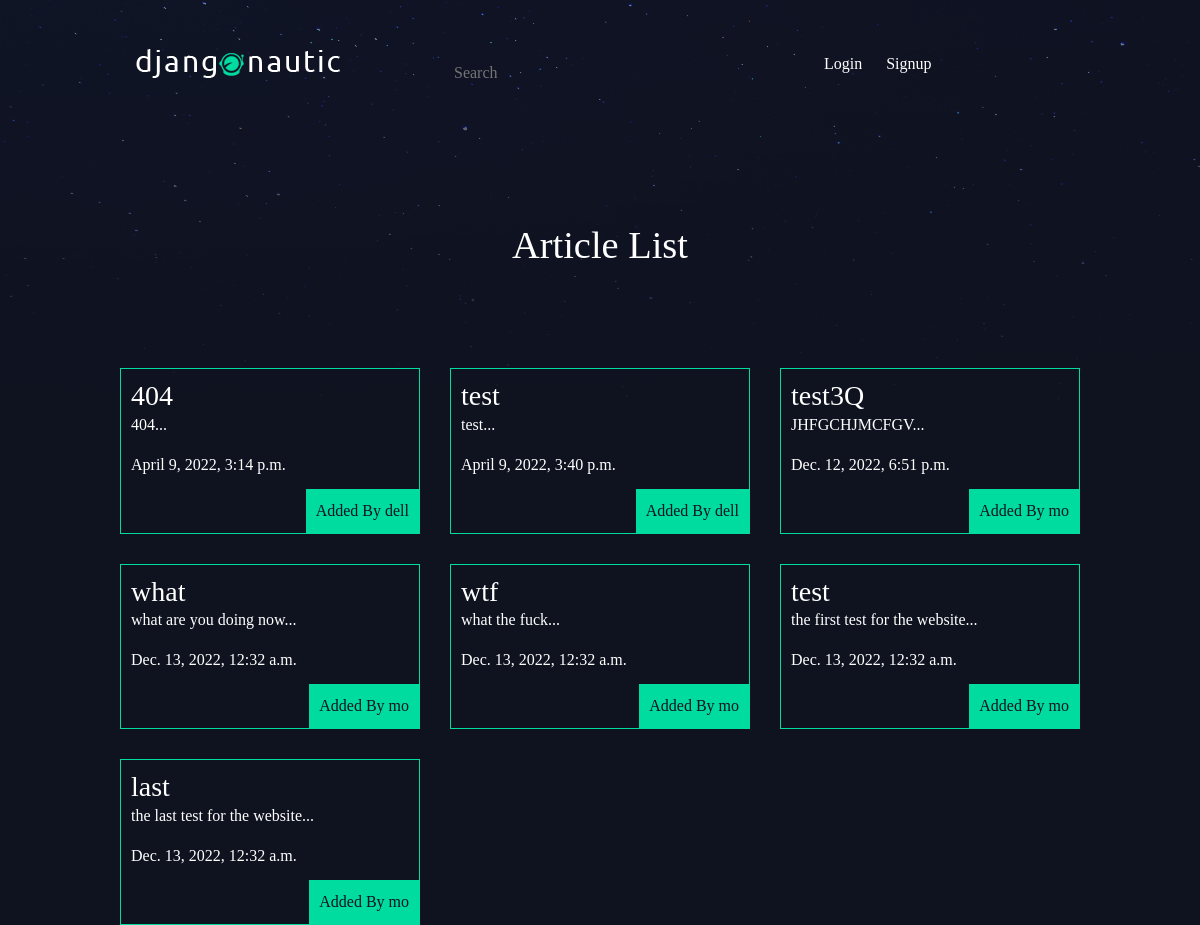
Before: / with the older database file.
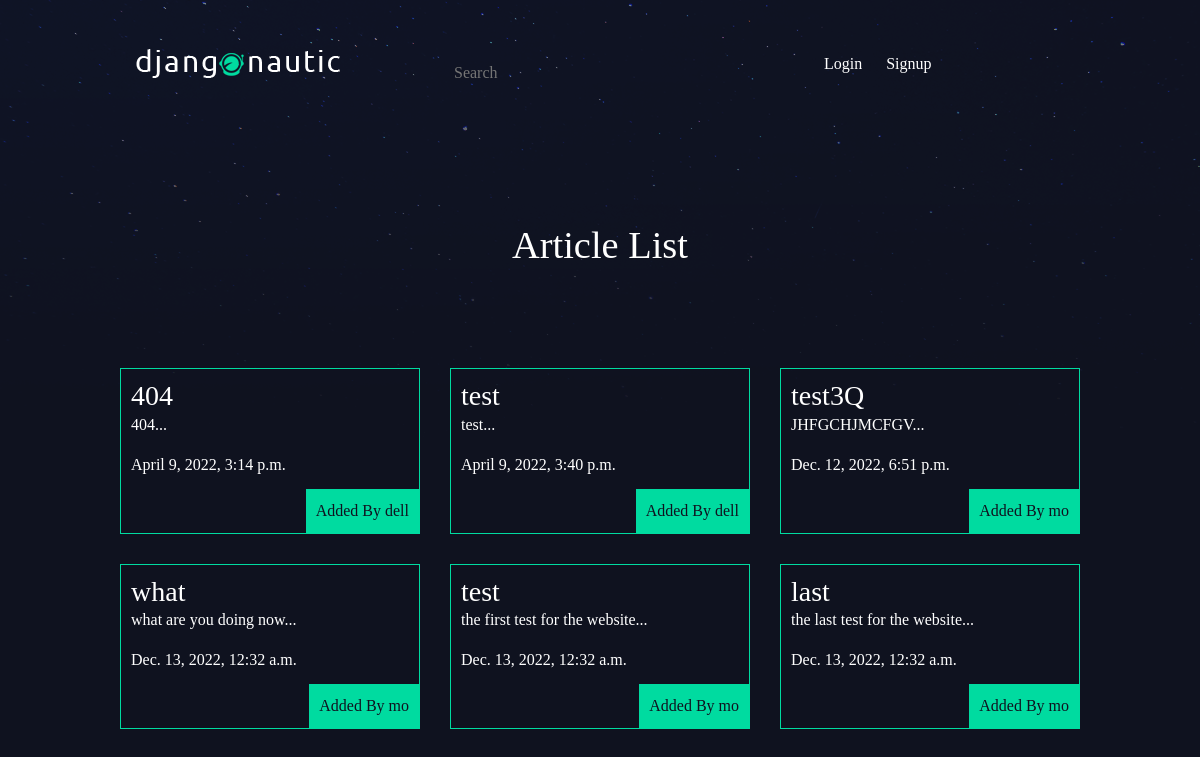
After: the same page with the newer database file.
### Articels/models.py (models this page shows, shortened)
class Article(models.Model):
    title = models.CharField(max_length=100)
    body = models.TextField()
    thumb = models.ImageField(default='default.png', blank=True, upload_to='media')
    date = models.DateTimeField(default=timezone.now())
    author = models.ForeignKey(User, on_delete=models.CASCADE, default=None)
    objects = ArticleManager()
    def snippet(self):
        return self.body[:50] + "..."
    def get_absolute_url(self):
        return reverse("articles:detail", kwargs={"id": self.id})

### Articels/views.py (the view)
# urls.py: path('', articel_list, name='list'),
def articel_list(request, *args, **kwargs):
    queryset = Article.objects.all().order_by('date')
    context = {
        'object_list': queryset
    }
    return render(request, 'Articels/articel_list.html', context)

### Articels/templates/Articels/articel_list.html
{% extends 'base.html' %}
{% block content %}
    <h2>Article List</h2>
    <div class='articles'>
      {% for instance in object_list %}
        <div class='article'>
          <h3><a href="{{instance.get_absolute_url}}">{{instance.title}}</a></h3>
          <p>{{instance.snippet}}</p>
          <p>{{instance.date}}</p>
          <p class="author">Added By {{instance.author.username}}</p>
        </div>
      {% endfor %}
    </div>
{% endblock %}

Changed rows visible on the page:
removed Article: title "wtf", snippet "what the fuck...", date "Dec. 13, 2022, 12:32 a.m.", author.username "mo"
